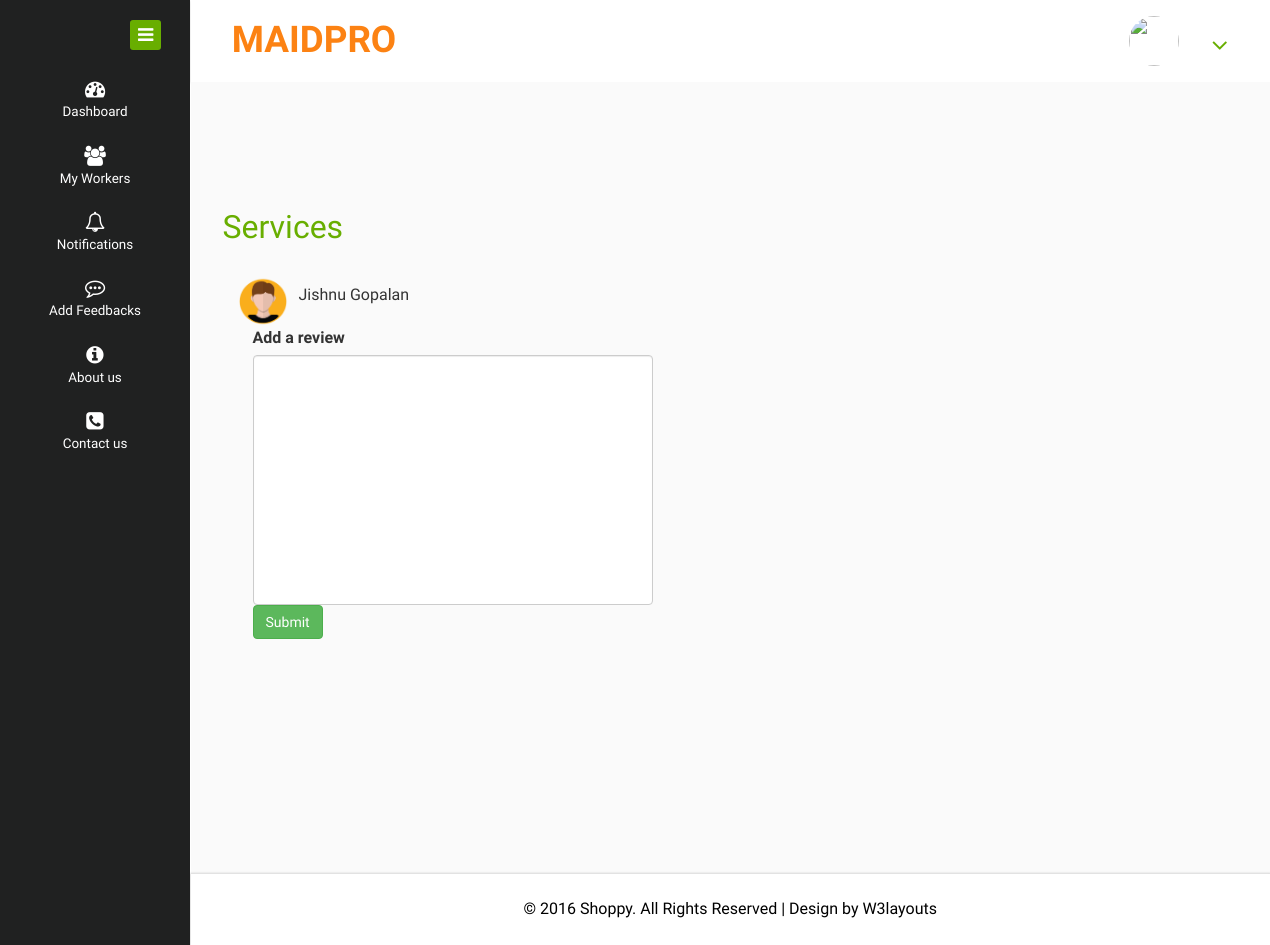
Page /users/addreview.php?workerid=jishnu123@gmail.com on the committed database.
### tables this page shows
CREATE TABLE `registration` (
  `user_id` int(11) NOT NULL,
  `email` varchar(50) NOT NULL,
  `name` varchar(30) NOT NULL,
  `phone` bigint(11) NOT NULL,
  `profile_pic` varchar(50) NOT NULL DEFAULT 'images/profile_pic.png',
  `house` varchar(30) NOT NULL,
  `place` varchar(30) NOT NULL,
  `district` varchar(30) NOT NULL,
  `state` varchar(30) NOT NULL,
  `pincode` int(10) NOT NULL,
  `gender` varchar(20) NOT NULL,
  `date_of_birth` varchar(20) NOT NULL
);

### users/addreview.php (the view, shortened to what this page needs)
<?php
	include("header.php");
  $workerid=$_GET['workerid'];
?>
<div class="inner-block">
    <div class="blank">
    	<h2>Services</h2>
<?php
$sql1="select * from registration where email='$workerid'";
    $r1=mysqli_fetch_assoc(mysqli_query($conn,$sql1));
?>
<div class="col-md-6">
  <div class="profile_img">
                                    <span class="prfil-img"><img style="width:30%,vertical-align: middle;
  width: 50px;
  height: 50px;
  border-radius: 50%;" src="../users/<?php echo $r1['profile_pic']?>" alt=""> </span>
                                    <div class="user-name">
                                        <?php echo $r1['name'] ?>
                                    </div>
                                </div>
                                <div class="clearfix"></div>
                                <form method="POST" action="reviewadd.php">
                                  <div class="col-md-6">
                                    <label>Add a review</label>
                                    <input type="text" required="" name="review" style="width:400px;height: 250px;" class="form-control">
                                  </div>
                                  <div class="col-md-6">
                                    <button type="submit" class="btn btn-success">Submit</button>
                                  </div>
                                </form>
</div>
    </div>
</div>
<?php
	include("footer.php");
?>

### rows in the picture
registration: profile_pic (picture), name "Jishnu Gopalan"
